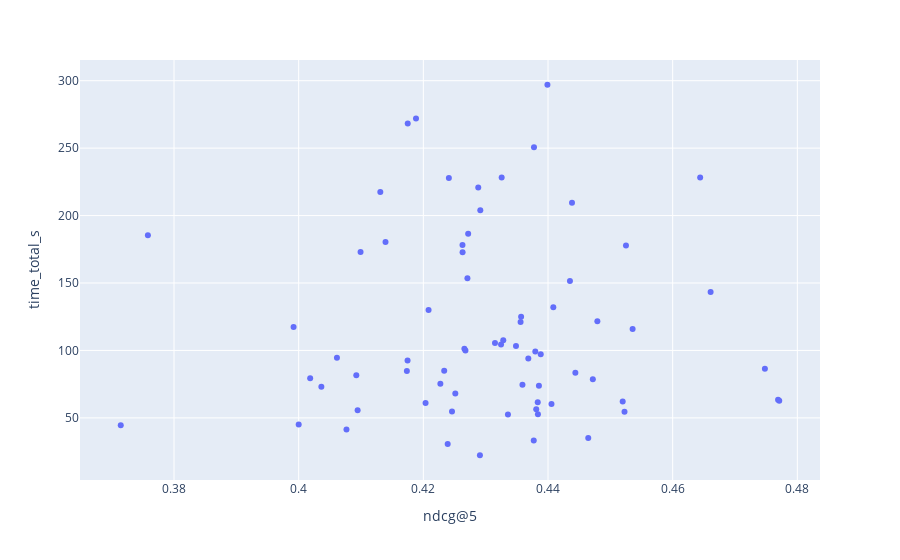

Notebook code for this chart:
### Code cell
config_cols = [ c for c in configs.columns if c.startswith('config/') ]
px.scatter(configs, x='ndcg@5', y='time_total_s', hover_data=config_cols)

### Figure 1 — Plotly figure (JSON) as saved in the notebook; plotly's stock layout.template omitted (floating-point values rounded to 4 significant figures; data arrays with more than 128 entries replaced by an {"elided": "..."} marker saying what was removed)
{"data": [{"customdata": {"elided": "70x6 float values"}, "hovertemplate": "ndcg@5=%{x}<br>time_total_s=%{y}<br>config/batch_size=%{customdata[0]}<br>config/embedding_dim=%{customdata[1]}<br>config/conv_layers=%{customdata[2]}<br>config/learning_rate=%{customdata[3]}<br>config/l2=%{customdata[4]}<br>config/__trial_index__=%{customdata[5]}<extra></extra>", "legendgroup": "", "marker": {"color": "#636efa", "symbol": "circle"}, "mode": "markers", "name": "", "orientation": "v", "showlegend": false, "type": "scatter", "x": [0.4188, 0.4357, 0.4315, 0.4175, 0.4435, 0.4378, 0.4272, 0.4263, 0.4326, 0.4271, 0.4399, 0.4131, 0.4525, 0.4388, 0.4099, 0.4263, 0.4406, 0.4771, 0.4227, 0.4233, 0.4251, 0.4349, 0.4328, 0.4644, 0.4325, 0.4479, 0.4769, 0.4359, 0.4536, 0.4472, 0.4095, 0.4368, 0.4748, 0.4661, 0.4381, 0.3758, 0.4139, 0.4241, 0.438, 0.4208, 0.4175, 0.4291, 0.4288, 0.4438, 0.4061, 0.4523, 0.4246, 0.3715, 0.4077, 0.4291, 0.4384, 0.4204, 0.4385, 0.4018, 0.4356, 0.4336, 0.4465, 0.4377, 0.4, 0.4444, 0.4268, 0.4092, 0.4239, 0.4036, 0.4384, 0.3992, 0.4174, 0.452, 0.4409, 0.4266], "xaxis": "x", "y": [272.0, 125.0, 105.5, 268.2, 151.4, 250.7, 186.5, 172.9, 228.2, 153.6, 297.0, 217.4, 177.7, 97.16, 173.1, 178.1, 60.35, 62.74, 75.38, 84.88, 68.04, 103.4, 107.5, 228.3, 104.4, 121.6, 63.43, 74.55, 115.9, 78.68, 55.74, 94.12, 86.38, 143.3, 56.32, 185.5, 180.5, 227.8, 99.27, 129.9, 92.58, 203.9, 220.9, 209.6, 94.57, 54.58, 54.65, 44.47, 41.39, 22.3, 52.64, 60.99, 73.83, 79.42, 121.1, 52.53, 35.1, 33.27, 45.02, 83.43, 99.91, 81.63, 30.69, 73.1, 61.68, 117.4, 84.68, 62.15, 132.0, 101.3], "yaxis": "y"}], "layout": {"autosize": true, "legend": {"tracegroupgap": 0}, "margin": {"t": 60}, "xaxis": {"anchor": "y", "autorange": true, "domain": [0, 1], "range": [0.3652, 0.4833], "title": {"text": "ndcg@5"}, "type": "linear"}, "yaxis": {"anchor": "x", "autorange": true, "domain": [0, 1], "range": [1.029, 318.3], "title": {"text": "time_total_s"}, "type": "linear"}}}
